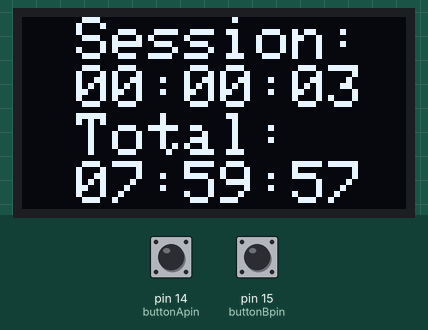
A sketch run on a simulated Arduino Uno, built with avr-gcc and run on an emulated ATmega328P. Parts: 128×64 one-colour display. The inputs (shaded band) are chosen by the test bench; at power-on: pin 14 (buttonApin) HIGH, pin 15 (buttonBpin) HIGH. The display library's start-up logo is not drawn.

Above: at 3.2 s.
3.3 s: pin 14 (buttonApin) pulled LOW for 3.2 s
At 6.9 s:
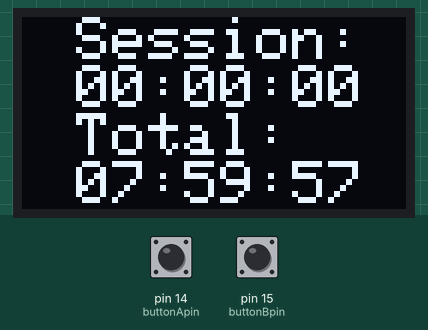
8.0 s: pin 14 (buttonApin) pulled LOW for 0.15 s
At 10.86 s:
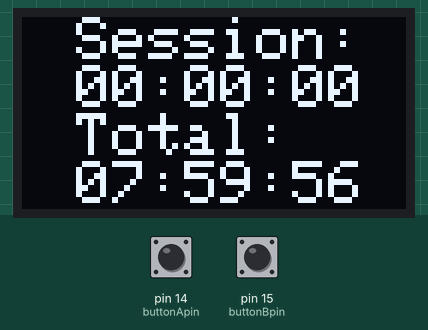
11.1 s: pin 15 (buttonBpin) pulled LOW for 3.2 s
At 14.8 s:
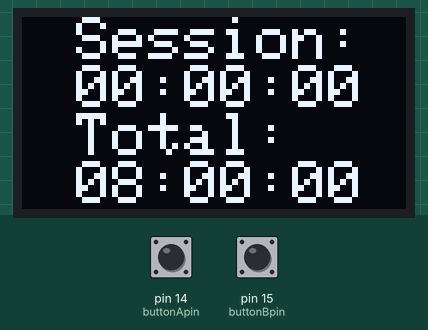
15.8 s: pin 15 (buttonBpin) pulled LOW for 0.15 s
At 19.6 s:
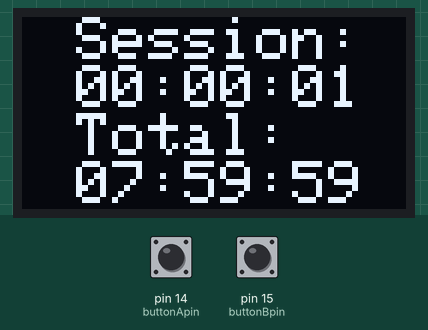
Timing chart, 0 to 19.9 s (numbered marks = the images above; inputs shaded):
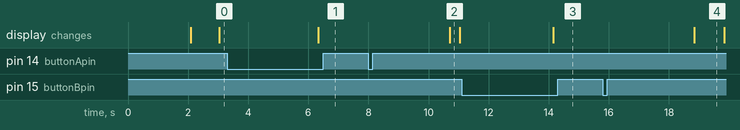

Measured:
- after the input at 8.0 s, the display: changes after 2.7 s (image 2)
- after the input at 15.8 s, the display: changes after 3.0 s (image 4)
- what the display in image 4 shows lasts 1.0 s, from 18.8 s to 19.8 s

The sketch:

main.ino
```cpp
#include <SPI.h>
#include <Wire.h>
#include <Adafruit_GFX.h>
#include <Adafruit_SSD1306.h>

#define SCREEN_WIDTH 128 // OLED display width, in pixels
#define SCREEN_HEIGHT 64 // OLED display height, in pixels

#define SCREEN_ADDRESS 0x3C ///< See datasheet for Address; 0x3D for 128x64, 0x3C for 128x32, verstehen nicht wieso 0x3C klappt, aber 0x3D nicht
#define OLED_RESET     4 // Reset pin # (or -1 if sharing Arduino reset pin) verstehe nicht so ganz was das macht
Adafruit_SSD1306 display(SCREEN_WIDTH, SCREEN_HEIGHT, &Wire, OLED_RESET);

int buttonApin = 14;
int buttonBpin = 15;

// counter for the different functionalities
long old_millis_session = 0;
long old_millis_total = 0;

int timevalue[3] = {0 ,0, 0}; // array for session
int timevalue2[3] = {0 ,0, 0}; // array for total

long total_millis;
int total_seconds_session;
int total_seconds_total;

long temp = 0;
int phase = 0;

void setup() {
  display.begin(SSD1306_SWITCHCAPVCC, SCREEN_ADDRESS);
  display.display();
  delay(2000); // Pause for 2 seconds
  display.setTextColor(SSD1306_WHITE);
  display.setTextSize(2);
  display.setTextWrap(true);

  // here comes the code for the button
  pinMode(buttonApin, INPUT_PULLUP);
  pinMode(buttonBpin, INPUT_PULLUP);
}

void loop() {
  total_millis = millis();
  total_seconds_session = (total_millis - old_millis_session) / 1000;
  total_seconds_total = (total_millis - old_millis_total) / 1000;

  switch (phase){
    case 0:
      normal_mode(total_seconds_session, total_seconds_total);
      break;

    case 1:
      button_A_pressed_mode(&old_millis_session, &phase);
      break;

    case 2:
      button_B_pressed_mode(&old_millis_session, &old_millis_total, &phase);
      break;
  }
}
void normal_mode(int total_seconds_session, int total_seconds_total){
  // timer für die aktuelle Session
  display.clearDisplay();
  display.setCursor(18,0);
  display.print("Session: ");
  display.setCursor(18,16);
  determine_time(total_seconds_session, timevalue);
  display_time(timevalue);

  // total 8-h timer
  display.setCursor(18,32);
  display.print("Total: ");
  display.setCursor(18,48);
  determine_time(28800 - total_seconds_total, timevalue2);
  display_time(timevalue2);
  display.display();

  if (digitalRead(buttonApin) == LOW) {
    temp = millis();
    delay(1000);
    phase = 1;
  }

  if (digitalRead(buttonBpin) == LOW) {
    delay(1000);
    phase = 2;
  }
}

void button_A_pressed_mode(long *old_millis_session, int *phase){
  if (digitalRead(buttonApin) == LOW) {
    delay(2000);
    *old_millis_session = millis();
    *phase = 0;
    old_millis_total += (millis()-temp);
  }
}

void button_B_pressed_mode(long *old_millis_session, long *old_millis_total, int *phase){
  if (digitalRead(buttonBpin) == LOW) {
    delay(2000);
    *old_millis_session = millis();
    *old_millis_total = millis();
    *phase = 0;
  }
}

// helper functions
void determine_time(int total_seconds, int *a) {
  int time_now = total_seconds;
  a[2] = time_now % 60;
  a[1] = (time_now / 60) % 60;
  a[0] = (time_now / 60 / 60) % 60;
}

void display_time(int a[3]) {
  if (a[0] < 10){
    display.print(0);
  }
  display.print(a[0]);
  display.print(":");
  if (a[1] < 10){
    display.print(0);
  }
  display.print(a[1]);
  display.print(":");
  if (a[2] < 10){
    display.print(0);
  }
  display.print(a[2]);
}
```
